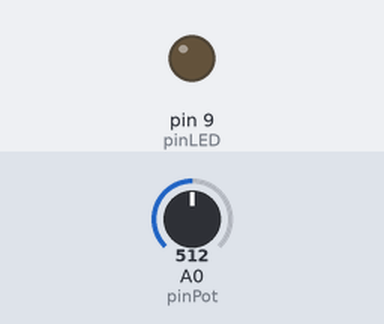
Bench run of a sketch on a simulated Arduino Uno, built with avr-gcc and run on an emulated ATmega328P. Parts: output pins drawn as LEDs (lit = HIGH). Inputs (shaded band) come from the test bench; at power-on: A0 (pinPot) = 512.

Above: at 1.2 s.
1.3 s: A0 (pinPot) set to 0
At 2.2 s:
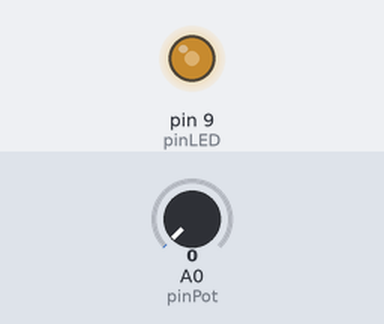
2.8 s: A0 (pinPot) set to 11
5.8 s: A0 (pinPot) set to 15
At 5.99 s:
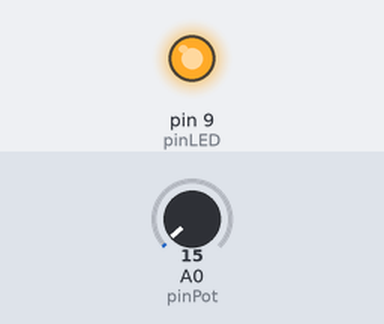
Timing chart, 0 to 14.8 s (numbered marks = the images above; inputs shaded):
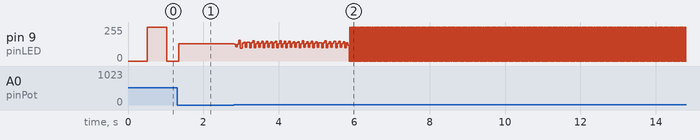

Measured:
- the behaviour switches between 12 and 13 on A0 (pinPot) (found by bisection; images 1 and 2)
- by itself, pin 9 (pinLED): repeats every 0.03 s: 0/255 0.02 s, 255/255 0.02 s

The sketch:

Kontrol_Frekuensi_LED_dengan_Potensiometer.ino
```cpp
const int pinPot = A0;
const int pinLED = 9;

void setup() {
  pinMode(pinPot,INPUT);
  pinMode(pinLED,OUTPUT);
}

long lastTime = 0;
int sensor = 0;
int ledValue;

void loop() {
  sensor = analogRead(pinPot);
  if(millis() > lastTime + sensor){
    if(ledValue == LOW){
      ledValue = HIGH;
    }else{
      ledValue = LOW;
    }
    lastTime = millis();
    digitalWrite(pinLED,ledValue);
  }
}
```
